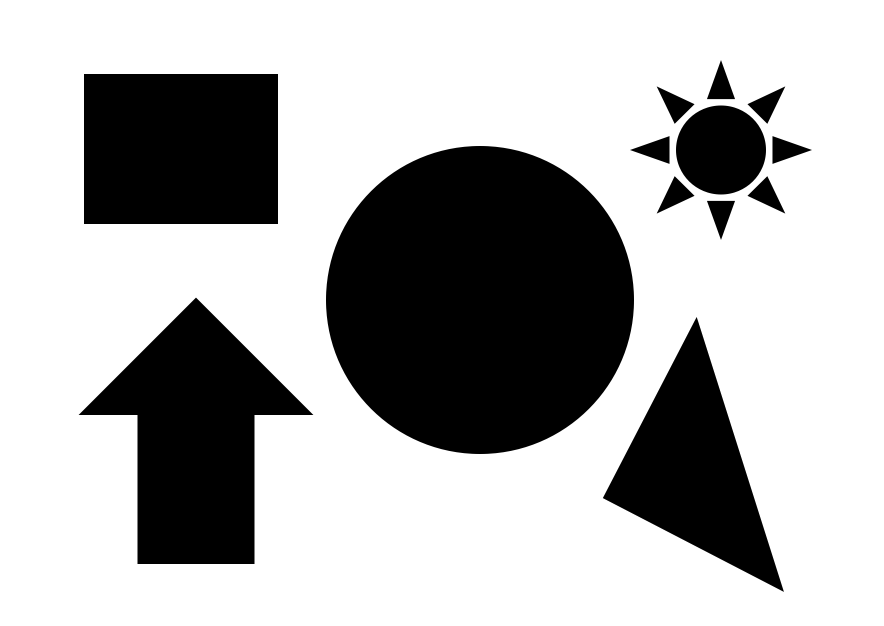
#> input picture lecture04/shapes00.png, 884 x 626 px
$ python 01_harris.py
#> lines starting #> are read from the running program, lines starting #| are printed output that depends on the picture; after the words box and inside, x2 and y2 are one past the last pixel; in counts of white or black regions, pixels touching at a corner belong together
import cv2
import numpy as np

filename = 'shapes00.png'
img = cv2.imread(filename)
#> img is the input picture: shape (626, 884, 3); min 0, max 255, mean 178.4
gray = cv2.cvtColor(img, cv2.COLOR_BGR2GRAY)
gray = np.float32(gray)

cornerness = cv2.cornerHarris(gray, 2, 3, 0.04)
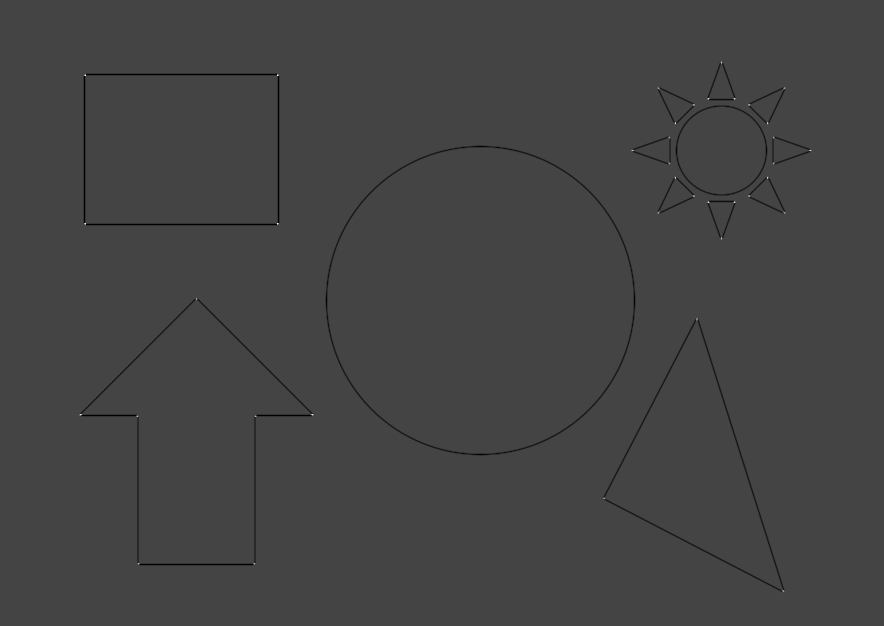
#> cornerness: shape (626, 884) float32; min -169130016, max 458335776, mean -1328993.6; drawn with min black and max white
threshold = 0.01 * cornerness.max()
#> threshold = 4583357.8
x, y = np.where(cornerness > threshold)
#> x = 234 values from 60 to 592; y = 234 values, max 812 at index 93, min 79 at index 189, mean 602

for (i, j) in zip(x, y):
    cv2.circle(img, (j, i), 4, [0, 0, 255])
#> this loop made 234 passes
#> (i, j) on passes 1 to 3: (60, 721), (61, 720), (61, 721)
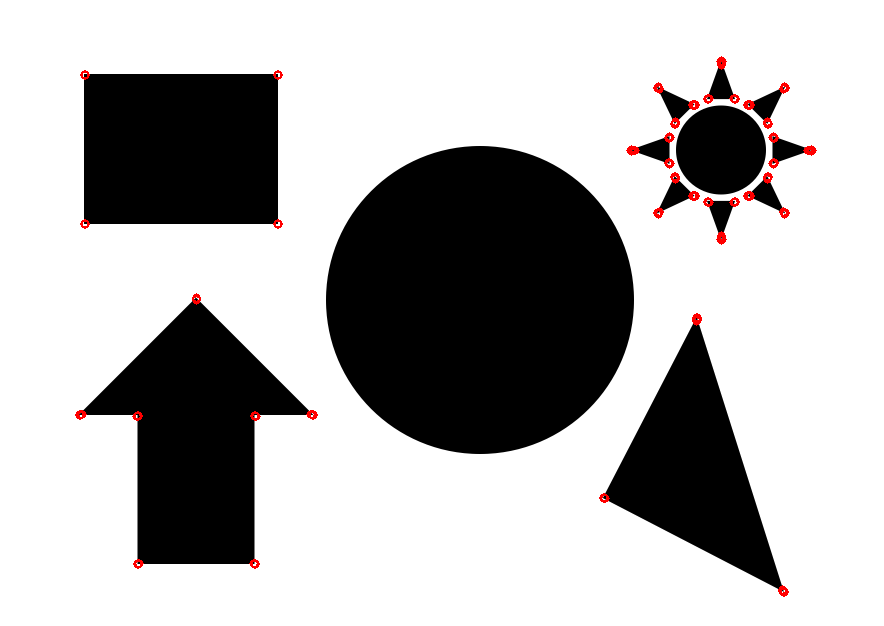
#> img: shape (626, 884, 3); 0.49% of pixels changed, all inside (x1, y1, x2, y2) = (75, 56, 817, 597)
cv2.imshow('Harris corner detector', img)
cv2.waitKey(0)
cv2.destroyAllWindows()
